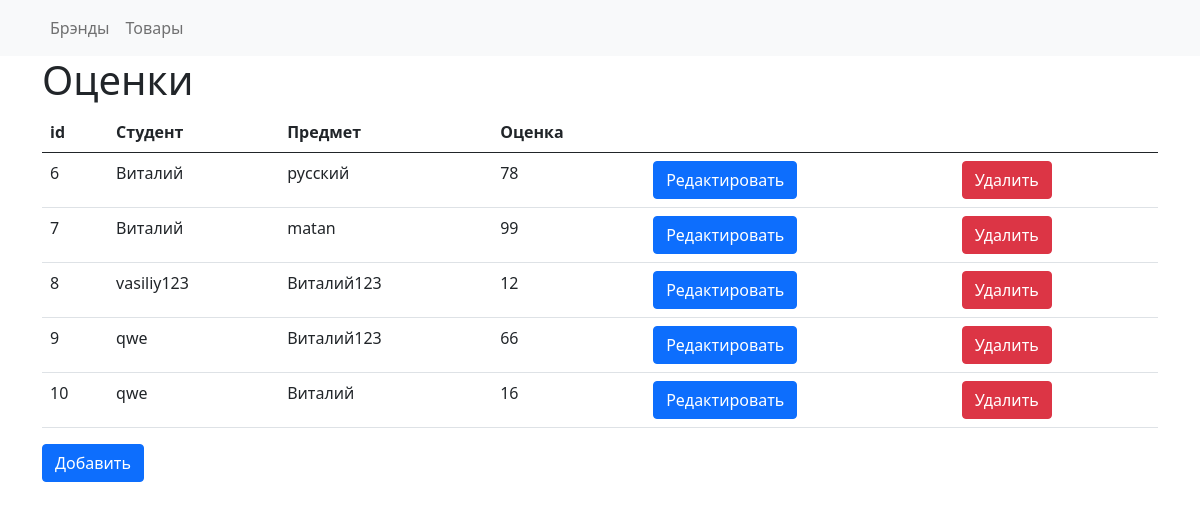
The page /mark.php on the database its author committed.
### tables this page shows
CREATE TABLE `marks` (
  `mark_id` int(11) NOT NULL,
  `mark_student_id` int(11) NOT NULL,
  `mark_subject_id` int(11) NOT NULL,
  `mark_rating` int(11) NOT NULL
);

CREATE TABLE `students` (
  `student_id` int(11) NOT NULL,
  `student_name` varchar(100) NOT NULL,
  `student_group_id` int(11) NOT NULL,
  `student_of_birth` year(4) NOT NULL,
  `student_education` varchar(100) NOT NULL,
  `student_email` varchar(100) NOT NULL,
  `student_foto` varchar(100) NOT NULL
);

CREATE TABLE `subjects` (
  `subject_id` int(11) NOT NULL,
  `subject_name` varchar(100) NOT NULL
);

### mark.php (the view, shortened to what this page needs)
<!DOCTYPE html>
<html lang="en">
<head>
    <link rel="stylesheet" href="style.css">
    <link href="https://cdn.jsdelivr.net/npm/bootstrap@5.1.0/dist/css/bootstrap.min.css" rel="stylesheet">
</head>
<body>
    <?php
    require "header.php";
    require "logics/connect.php";
   ?>
   <div class="container">
    <h1>Оценки</h1>
    <table class="table">
            <thead>
                <tr>
                    <th scope="col">id</th>
                    <th scope="col">Студент</th>
                    <th scope="col">Предмет</th>
                    <th scope="col">Оценка</th>
                    <th scope="col"></th>
                    <th scope="col"></th>
                </tr>
            </thead>
            <tbody>
                <?php
                    $query = "SELECT mark_id, students.student_name, subjects.subject_name, mark_rating FROM marks INNER JOIN subjects ON subjects.subject_id = marks.mark_subject_id INNER JOIN students ON students.student_id = marks.mark_student_id";
                    $result = $mysql->query($query);
                    while ($row = $result->fetch_assoc()) {
                        echo "<tr><td>" . $row['mark_id'] . "</td>
                            <td>" . $row['student_name'] . "</td>
                            <td>" . $row['subject_name'] . "</td>
                            <td>" . $row['mark_rating'] . "</td>
                            <td><a href='mark/edit.php?id=".$row['mark_id']."' type='button' class='btn btn-primary'>Редактировать</a></td>
                            <td><button onclick='deleteMain(".$row['mark_id'].", `mark`)' type='button' class='btn btn-danger'>Удалить</button></td>
                        </tr>";
                    }
                ?>
            </tbody>
        </table>
        <a href="mark/add.php" type='button' class='btn btn-primary'>Добавить</a>
   </div>
</body>
</html>

### style.css (style rules this page uses)
body { font-family: 'Roboto', sans-serif; background-color: #000; }
* { margin: 0; padding: 0; box-sizing: border-box; }

### rows shown on the page
marks: mark_id "6", mark_student.student_name "Виталий", mark_subject.subject_name "русский", mark_rating "78"
marks: mark_id "7", mark_student.student_name "Виталий", mark_subject.subject_name "matan", mark_rating "99"
marks: mark_id "8", mark_student.student_name "vasiliy123", mark_subject.subject_name "Виталий123", mark_rating "12"
marks: mark_id "9", mark_student.student_name "qwe", mark_subject.subject_name "Виталий123", mark_rating "66"
marks: mark_id "10", mark_student.student_name "qwe", mark_subject.subject_name "Виталий", mark_rating "16"
